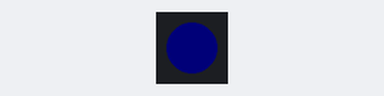
Bench run of a program on a simulated Raspberry Pi Pico running MicroPython. Shown: 1 RGB LEDs in strip order, left to right. Dim RGB values are drawn brighter than linear.

Above: at 0.5 s.
Timing chart, 0 to 3.0 s (numbered marks = the images above):
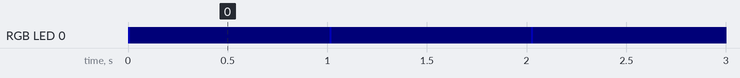

Measured:
- by itself, RGB LED 0: alternates RGB(0, 0, 63) for 0.01 s and RGB(0, 0, 2) for 1.0 s

The program:

StatusLight.py
```python
# LED Candle animation for microypthon on esp8266

# Copyright 2018 Fritscher
# Permission is hereby granted, free of charge, to any person obtaining a copy of this software and associated documentation files (the "Software"), to deal in the Software without restriction, including without limitation the rights to use, copy, modify, merge, publish, distribute, sublicense, and/or sell copies of the Software, and to permit persons to whom the Software is furnished to do so, subject to the following conditions:

# The above copyright notice and this permission notice shall be included in all copies or substantial portions of the Software.

# THE SOFTWARE IS PROVIDED "AS IS", WITHOUT WARRANTY OF ANY KIND, EXPRESS OR IMPLIED, INCLUDING BUT NOT LIMITED TO THE WARRANTIES OF MERCHANTABILITY, FITNESS FOR A PARTICULAR PURPOSE AND NONINFRINGEMENT. IN NO EVENT SHALL THE AUTHORS OR COPYRIGHT HOLDERS BE LIABLE FOR ANY CLAIM, DAMAGES OR OTHER LIABILITY, WHETHER IN AN ACTION OF CONTRACT, TORT OR OTHERWISE, ARISING FROM, OUT OF OR IN CONNECTION WITH THE SOFTWARE OR THE USE OR OTHER DEALINGS IN THE SOFTWARE.

# Values for the Gaussian distribution are taken from Eric's comment on https://cpldcpu.wordpress.com/2016/01/05/reverse-engineering-a-real-candle/
import time
import uos
import math
import machine, neopixel
from machine import Pin

RED = (255, 0, 0)
GREEN = (00, 255, 0)
BLUE = (00, 00, 255)
MAGENTA = (255, 00, 255)
ORANGE = (255, 255, 0)
WHITE = (255, 255, 255)

class StatusLight(object):

    def __init__(self):
        # number of leds
        LED_COUNT = 1
        # Pico pin
        GPIO_PIN = 13
        self.np = neopixel.NeoPixel(machine.Pin(GPIO_PIN), LED_COUNT)

    def show(self):
       self.np.write()

    def color(self, r, g, b):
        return (int(r), int(g), int(b))

    def setPixelColor(self, color):
        self.np[0] = color

    def wait(self, ms):
       time.sleep(ms/1000.0)

    def c_brightness(self, c, brightness):
        return max(0, min(c * brightness / 100, 255))

    def setOperationalStatus(self):
        self.setColor(GREEN, 1)
        self.show()

    def setConnectingStatus(self):
        self.setColor(BLUE, 25)
        self.show()
        self.wait(10)
        self.setColor(BLUE, 1)
        self.show()

    def setSleepingStatus(self):
        self.setColor(MAGENTA, 1)
        self.show()

    def setWarningStatus(self):
        self.setColor(ORANGE, 1)
        self.show()

    def setVentRunStatus(self):
        self.setColor(ORANGE, 1)
        self.show()

    def setVentDwellStatus(self):
        self.setColor(WHITE, 1)
        self.show()

    def setErroredStatus(self):
        self.setColor(RED, 255)
        self.show()


    def setColor(self, colorTuple, brightness):
        self.setPixelColor(self.color(self.c_brightness(colorTuple[0], brightness), self.c_brightness(colorTuple[1], brightness), self.c_brightness(colorTuple[2], brightness)))


def main():

    statusLight = StatusLight()

    while True:
        #statusLight.setOperationalStatus()
        #statusLight.wait(1000)
        statusLight.setConnectingStatus()
        statusLight.wait(1000)
        #statusLight.setErroredStatus()
        #statusLight.wait(1000)


if __name__ == "__main__":
    main()
        
```
